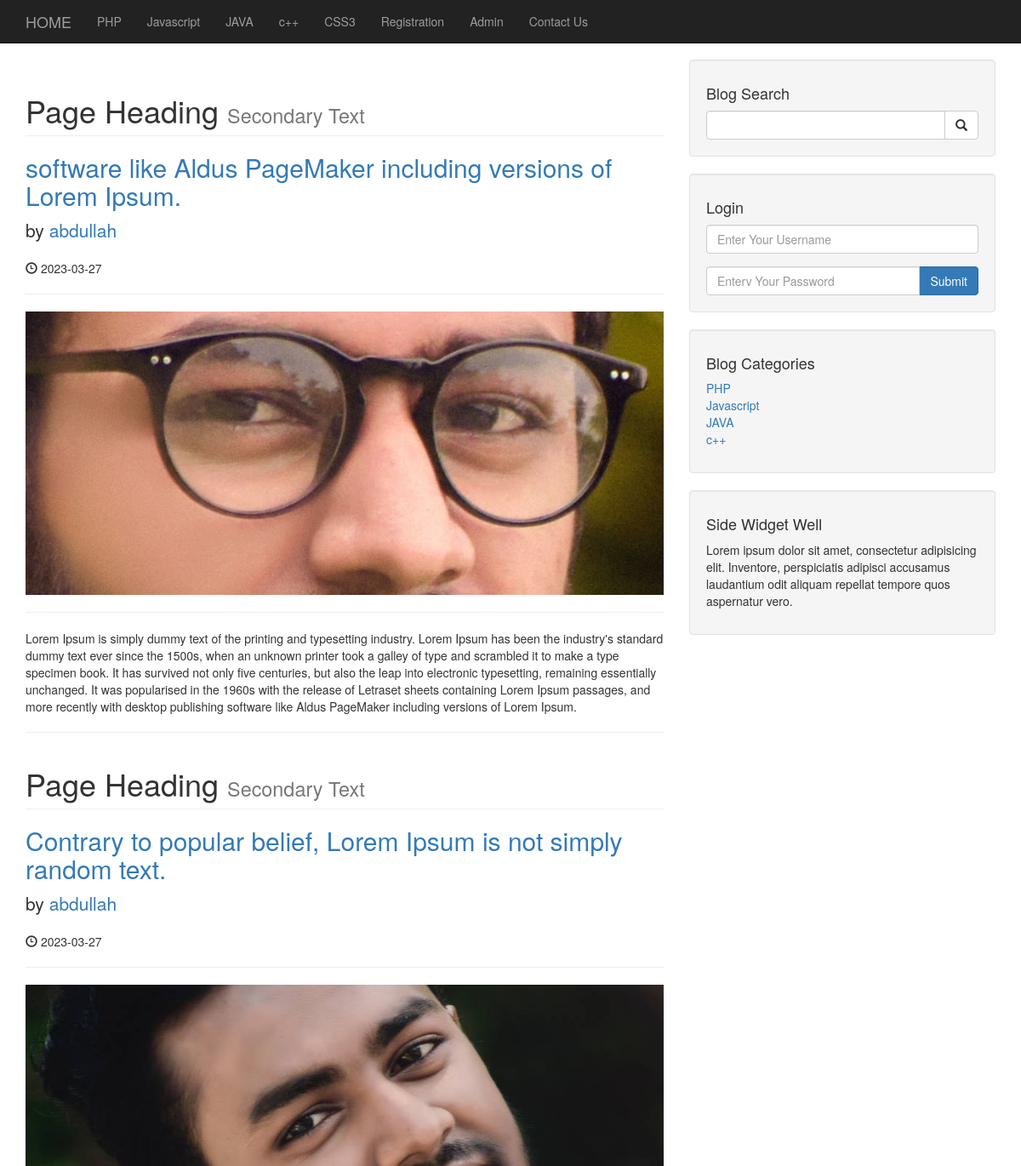
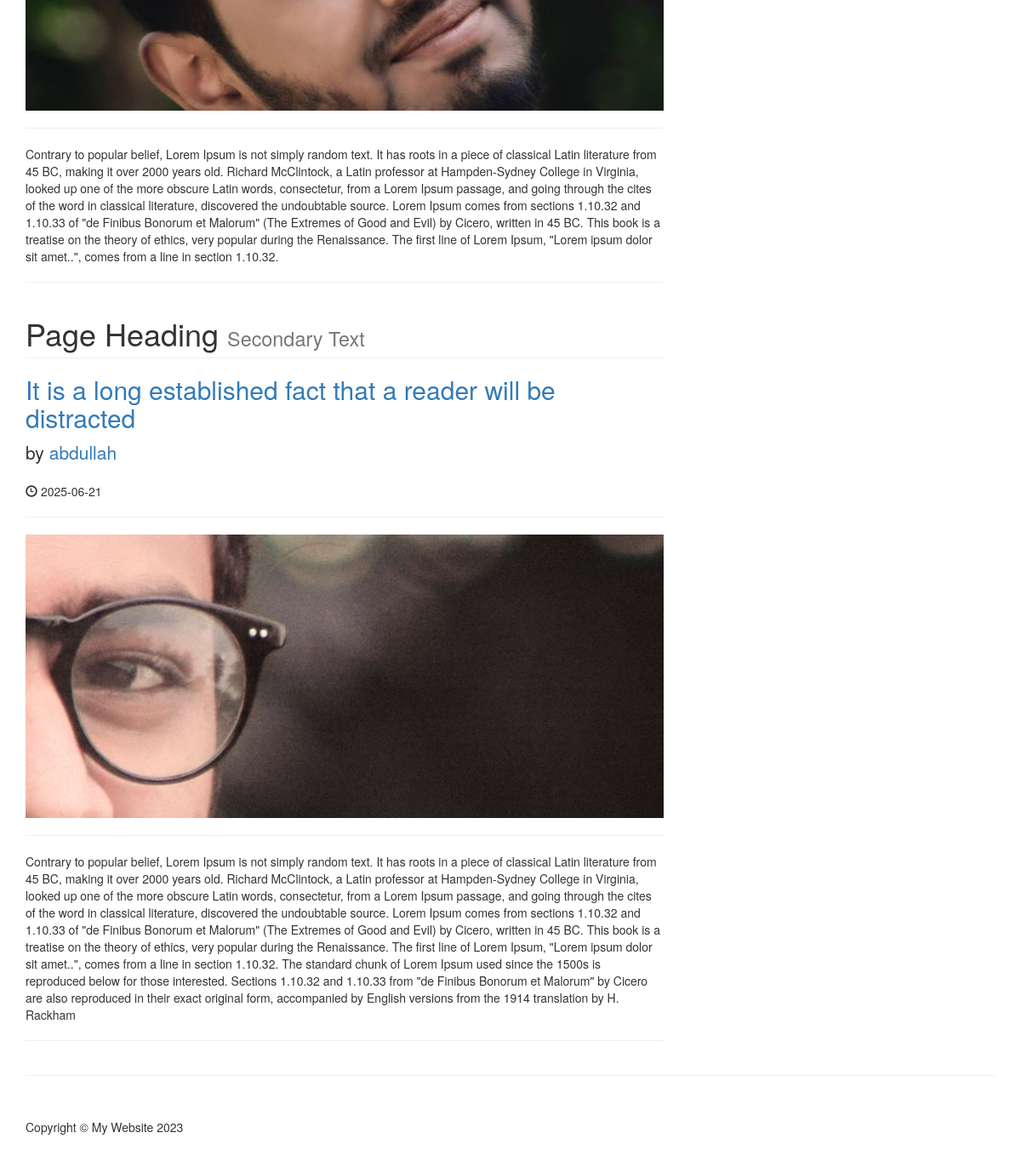
/author_posts.php?author=abdullah&post_id=31, run on the app's committed database (2 pictures, top to bottom).
### tables this page shows
CREATE TABLE `categories` (
  `cat_id` int(3) NOT NULL,
  `cat_title` varchar(255) NOT NULL
);

CREATE TABLE `posts` (
  `post_id` int(11) NOT NULL,
  `post_category_id` int(11) NOT NULL,
  `post_title` varchar(255) NOT NULL,
  `post_author` varchar(255) NOT NULL,
  `post_user` varchar(255) NOT NULL,
  `post_date` date NOT NULL,
  `post_image` text NOT NULL,
  `post_content` text NOT NULL,
  `post_tags` varchar(255) NOT NULL,
  `like_count` int(11) NOT NULL,
  `dislike_count` int(11) NOT NULL,
  `post_comment_count` int(11) NOT NULL,
  `post_status` varchar(255) NOT NULL DEFAULT 'draft',
  `post_views_count` int(11) NOT NULL
);

### author_posts.php (the view, shortened to what this page needs)
<?php include "includes/header.php"; ?>
<?php include "includes/navigation.php"; ?>
<div class="container">
	<div class="row">
		<div class="col-md-8">
			<?php
			if (isset($_GET['post_id'])) {
				$the_author_post = $_GET['author'];
			}
			$query = "SELECT * FROM posts WHERE post_user = '{$the_author_post}' AND post_status = 'published' ";
			$select_all_author_posts = mysqli_query($connection, $query);
			while ($row = mysqli_fetch_assoc($select_all_author_posts)) {
				$post_title   = $row['post_title'];
				$post_author  = $row['post_user'];
				$post_date    = $row['post_date'];
				$post_image   = $row['post_image'];
				$post_content = $row['post_content'];
			?>
				<h1 class="page-header">
					Page Heading
					<small>Secondary Text</small>
				</h1>
				<h2>
					<a href="#"><?php echo $post_title;  ?></a>
				</h2>
				<p class="lead">
					by <a href="index.php"><?php echo $post_author;  ?></a>
				</p>
				<p><span class="glyphicon glyphicon-time"></span> <?php echo $post_date;  ?></p>
				<hr>
				<img class="img-responsive" src="images/<?php echo $post_image;  ?>" alt="">
				<hr>
				<p><?php echo $post_content;  ?></p>
				<hr>
			<?php 	}   ?>
		</div>
		<?php include "includes/sidebar.php"; ?>
	</div>
	<hr>
	<?php include "includes/footer.php"; ?>

### includes/header.php (shortened to what this page needs)
<!DOCTYPE html>
<html lang="en">
<head>
    <link href="css/bootstrap.min.css" rel="stylesheet">
    <link href="https://cdn.jsdelivr.net/npm/remixicon@2.2.0/fonts/remixicon.css" rel="stylesheet">
    <link href="css/blog-home.css" rel="stylesheet">
    <link href="css/like.css" rel="stylesheet">
    <link href="css/styles.css" rel="stylesheet">
</head>
<body>

### includes/navigation.php (shortened to what this page needs)
<nav class="navbar navbar-inverse navbar-fixed-top" role="navigation">
  <div class="container">
    <div class="navbar-header">
      <a class="navbar-brand" href="./index.php">HOME</a>
    </div>
    <div class="collapse navbar-collapse" id="bs-example-navbar-collapse-1">
      <ul class="nav navbar-nav">
        <?php
        $query = "SELECT * FROM categories LIMIT 5 ";
        $select_categories = mysqli_query($connection, $query);
        while ($row = mysqli_fetch_assoc($select_categories)) {
          $cat_id = $row['cat_id'];
          $cat_title = $row['cat_title'];
          echo "<li><a href='category.php?category={$cat_id}'>{$cat_title}</a></li>";
        }
        ?>
        <li>
          <a href="./registration.php">Registration</a>
        </li>
        <li>
          <a href="admin">Admin</a>
        </li>
        <li>
          <a href="./contact.php">Contact Us</a>
        </li>
      </ul>
    </div>
  </div>
</nav>

### includes/sidebar.php
<div class="col-md-4">
    <div class="well">
        <h4>Blog Search</h4>
        <form action="search.php" method="post">
            <div class="input-group">
                <input type="text" name="search" class="form-control">
                <span class="input-group-btn">
                    <button class="btn btn-default" type="submit" name="submit">
                        <span class="glyphicon glyphicon-search"></span>
                    </button>
                </span>
            </div>
        </form>
    </div>
    <div class="well">
        <h4>Login</h4>
        <form action="includes/login.php" method="post">
            <div class="form-group">
                <input type="username" name="username" class="form-control" placeholder="Enter Your Username">
            </div>
            <div class="input-group">
                <input type="password" name="password" class="form-control" placeholder="Enterv Your Password">
                <span class="input-group-btn">
                    <button class="btn btn-primary" type="submit" name="login">
                        Submit
                    </button>
                </span>
            </div>
        </form>
    </div>
    <div class="well">
        <h4>Blog Categories</h4>
        <div class="row">
            <div class="col-lg-12">
                <ul class="list-unstyled">
                    <?php
                    $query = "SELECT * FROM categories LIMIT 4 ";
                    $select_all_categories = mysqli_query($connection, $query);
                    while ($row = mysqli_fetch_array($select_all_categories)) {
                        $cat_id    = $row['cat_id'];
                        $cat_title = $row['cat_title'];
                        echo "<li><a href='category.php?category={$cat_id}'>$cat_title</a></li>";
                    }
                    ?>
                </ul>
            </div>
        </div>
    </div>
    <div class="well">
        <h4>Side Widget Well</h4>
        <p>Lorem ipsum dolor sit amet, consectetur adipisicing elit. Inventore, perspiciatis adipisci accusamus laudantium odit aliquam repellat tempore quos aspernatur vero.</p>
    </div>
</div>

### includes/footer.php (shortened to what this page needs)
<footer>
    <div class="row">
        <div class="col-lg-12">
            <p>Copyright &copy; My Website 2023</p>
        </div>
    </div>
</footer>
</div>
</body>
</html>

### css/blog-home.css (style rules this page uses)
body { padding-top: 70px; }
footer { margin: 50px 0; }

### data on the page
categories: cat_title "PHP"
categories: cat_title "Javascript"
categories: cat_title "JAVA"
categories: cat_title "c++"
categories: cat_title "CSS3"
posts: post_title "software like Aldus PageMaker including versions of Lorem Ipsum.", post_user "abdullah", post_date "2023-03-27", post_image (picture), post_content "Lorem Ipsum is simply dummy text of the printing and typesetting industry. Lorem Ipsum has been the industry's standard dummy text ever since the 1500s, when an unknown printer took a galley of type and scrambled it to make a type specimen book. It has survived not only five centuries, but also the leap into electronic typesetting, remaining essentially unchanged. It was popularised in the 1960s with the release of Letraset sheets containing Lorem Ipsum passages, and more recently with desktop publishing software like Aldus PageMaker including versions of Lorem Ipsum."
posts: post_title "Contrary to popular belief, Lorem Ipsum is not simply random text.", post_user "abdullah", post_date "2023-03-27", post_image (picture), post_content "Contrary to popular belief, Lorem Ipsum is not simply random text. It has roots in a piece of classical Latin literature from 45 BC, making it over 2000 years old. Richard McClintock, a Latin professor at Hampden-Sydney College in Virginia, looked up one of the more obscure Latin words, consectetur, from a Lorem Ipsum passage, and going through the cites of the word in classical literature, discovered the undoubtable source. Lorem Ipsum comes from sections 1.10.32 and 1.10.33 of \"de Finibus Bonorum et Malorum\" (The Extremes of Good and Evil) by Cicero, written in 45 BC. This book is a treatise on the theory of ethics, very popular during the Renaissance. The first line of Lorem Ipsum,…"
posts: post_title "It is a long established fact that a reader will be distracted", post_user "abdullah", post_date "2025-06-21", post_image (picture), post_content "Contrary to popular belief, Lorem Ipsum is not simply random text. It has roots in a piece of classical Latin literature from 45 BC, making it over 2000 years old. Richard McClintock, a Latin professor at Hampden-Sydney College in Virginia, looked up one of the more obscure Latin words, consectetur, from a Lorem Ipsum passage, and going through the cites of the word in classical literature, discovered the undoubtable source. Lorem Ipsum comes from sections 1.10.32 and 1.10.33 of \"de Finibus Bonorum et Malorum\" (The Extremes of Good and Evil) by Cicero, written in 45 BC. This book is a treatise on the theory of ethics, very popular during the Renaissance. The first line of Lorem Ipsum,…"
